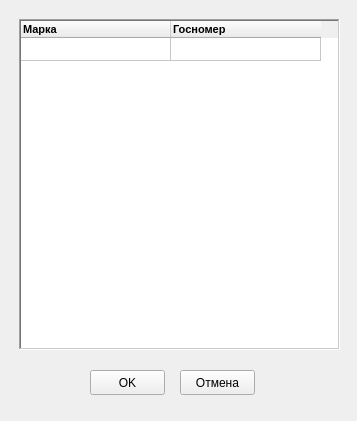
<?xml version="1.0" encoding="UTF-8"?>
<ui version="4.0">
 <class>Form</class>
 <widget class="QWidget" name="Form">
  <property name="windowModality">
   <enum>Qt::ApplicationModal</enum>
  </property>
  <property name="geometry">
   <rect>
    <x>0</x>
    <y>0</y>
    <width>357</width>
    <height>421</height>
   </rect>
  </property>
  <property name="windowTitle">
   <string>Выбор траспорта</string>
  </property>
  <property name="windowIcon">
   <iconset>
    <normaloff>bmp/18.bmp</normaloff>bmp/18.bmp</iconset>
  </property>
  <widget class="QTableWidget" name="tableWidget">
   <property name="geometry">
    <rect>
     <x>19</x>
     <y>19</y>
     <width>321</width>
     <height>331</height>
    </rect>
   </property>
   <property name="frameShape">
    <enum>QFrame::WinPanel</enum>
   </property>
   <property name="frameShadow">
    <enum>QFrame::Sunken</enum>
   </property>
   <property name="lineWidth">
    <number>0</number>
   </property>
   <property name="midLineWidth">
    <number>1</number>
   </property>
   <property name="editTriggers">
    <set>QAbstractItemView::NoEditTriggers</set>
   </property>
   <attribute name="horizontalHeaderCascadingSectionResizes">
    <bool>true</bool>
   </attribute>
   <attribute name="horizontalHeaderMinimumSectionSize">
    <number>150</number>
   </attribute>
   <attribute name="horizontalHeaderDefaultSectionSize">
    <number>150</number>
   </attribute>
   <attribute name="verticalHeaderVisible">
    <bool>false</bool>
   </attribute>
   <attribute name="verticalHeaderMinimumSectionSize">
    <number>20</number>
   </attribute>
   <attribute name="verticalHeaderDefaultSectionSize">
    <number>23</number>
   </attribute>
   <attribute name="verticalHeaderHighlightSections">
    <bool>false</bool>
   </attribute>
   <row>
    <property name="text">
     <string/>
    </property>
   </row>
   <column>
    <property name="text">
     <string>Марка</string>
    </property>
    <property name="font">
     <font>
      <family>MS Shell Dlg 2</family>
      <pointsize>8</pointsize>
      <weight>75</weight>
      <bold>true</bold>
     </font>
    </property>
    <property name="textAlignment">
     <set>AlignLeading|AlignVCenter</set>
    </property>
    <property name="background">
     <color>
      <red>199</red>
      <green>208</green>
      <blue>191</blue>
     </color>
    </property>
   </column>
   <column>
    <property name="text">
     <string>Госномер</string>
    </property>
    <property name="font">
     <font>
      <family>MS Shell Dlg 2</family>
      <pointsize>8</pointsize>
      <weight>75</weight>
      <bold>true</bold>
     </font>
    </property>
    <property name="textAlignment">
     <set>AlignLeading|AlignVCenter</set>
    </property>
    <property name="background">
     <color>
      <red>199</red>
      <green>208</green>
      <blue>191</blue>
     </color>
    </property>
   </column>
  </widget>
  <widget class="QPushButton" name="pushButton">
   <property name="geometry">
    <rect>
     <x>90</x>
     <y>370</y>
     <width>75</width>
     <height>25</height>
    </rect>
   </property>
   <property name="text">
    <string>OK</string>
   </property>
   <property name="icon">
    <iconset>
     <normaloff>bmp/124.bmp</normaloff>bmp/124.bmp</iconset>
   </property>
  </widget>
  <widget class="QPushButton" name="pushButton_2">
   <property name="geometry">
    <rect>
     <x>180</x>
     <y>370</y>
     <width>75</width>
     <height>25</height>
    </rect>
   </property>
   <property name="text">
    <string>Отмена</string>
   </property>
   <property name="icon">
    <iconset>
     <normaloff>bmp/111.bmp</normaloff>bmp/111.bmp</iconset>
   </property>
  </widget>
 </widget>
 <resources/>
 <connections/>
</ui>
